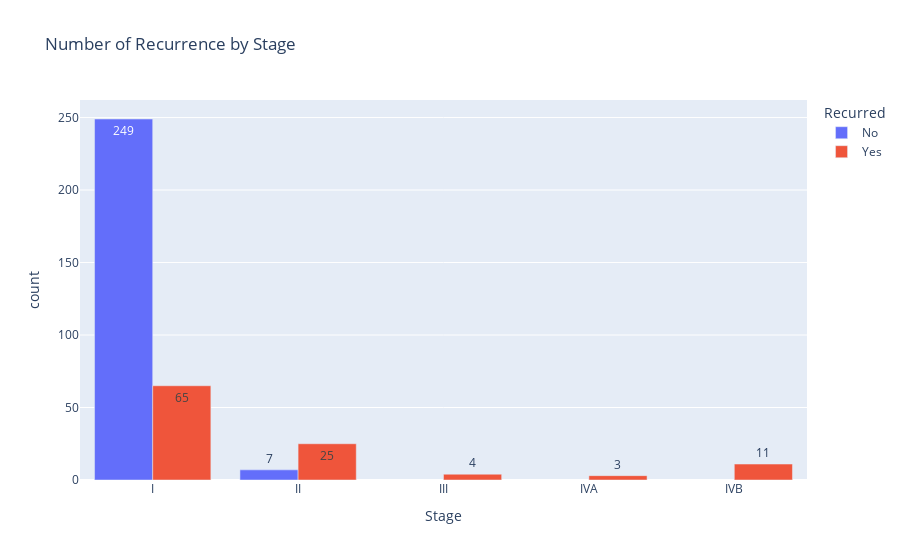

The cell this chart's notebook holds for it:
### Code cell
px.bar(Stage_Recurred, y= 'count', x = 'Stage' , color = 'Recurred', barmode = 'group', title = 'Number of Recurrence by Stage', text_auto = True)

### Figure 1 — Plotly figure (JSON) as saved in the notebook; plotly's stock layout.template omitted (floating-point values rounded to 4 significant figures)
{"data": [{"alignmentgroup": "True", "hovertemplate": "Recurred=No<br>Stage=%{x}<br>count=%{y}<extra></extra>", "legendgroup": "No", "marker": {"color": "#636efa", "pattern": {"shape": ""}}, "name": "No", "offsetgroup": "No", "orientation": "v", "showlegend": true, "textposition": "auto", "texttemplate": "%{y}", "type": "bar", "x": ["I", "II"], "xaxis": "x", "y": [249, 7], "yaxis": "y"}, {"alignmentgroup": "True", "hovertemplate": "Recurred=Yes<br>Stage=%{x}<br>count=%{y}<extra></extra>", "legendgroup": "Yes", "marker": {"color": "#EF553B", "pattern": {"shape": ""}}, "name": "Yes", "offsetgroup": "Yes", "orientation": "v", "showlegend": true, "textposition": "auto", "texttemplate": "%{y}", "type": "bar", "x": ["I", "II", "III", "IVA", "IVB"], "xaxis": "x", "y": [65, 25, 4, 3, 11], "yaxis": "y"}], "layout": {"barmode": "group", "legend": {"title": {"text": "Recurred"}, "tracegroupgap": 0}, "title": {"text": "Number of Recurrence by Stage"}, "xaxis": {"anchor": "y", "domain": [0, 1], "title": {"text": "Stage"}}, "yaxis": {"anchor": "x", "domain": [0, 1], "title": {"text": "count"}}}}
